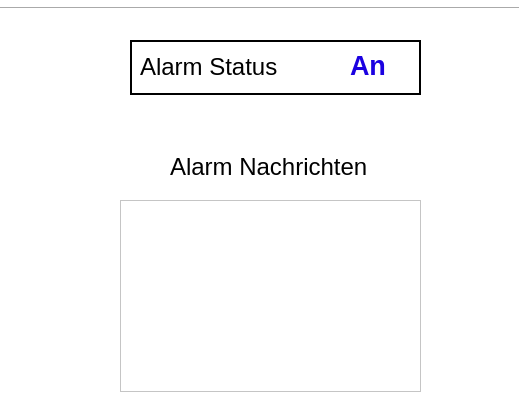
<?xml version="1.0" encoding="UTF-8"?>
<ui version="4.0">
 <class>alarm_window</class>
 <widget class="QDialog" name="alarm_window">
  <property name="geometry">
   <rect>
    <x>0</x>
    <y>0</y>
    <width>519</width>
    <height>414</height>
   </rect>
  </property>
  <property name="windowTitle">
   <string>Dialog</string>
  </property>
  <property name="styleSheet">
   <string notr="true">background-color:
rgb(255, 255, 255);

color:black;
</string>
  </property>
  <widget class="QTextBrowser" name="textBrowser">
   <property name="geometry">
    <rect>
     <x>120</x>
     <y>200</y>
     <width>301</width>
     <height>192</height>
    </rect>
   </property>
   <property name="styleSheet">
    <string notr="true">color:black;</string>
   </property>
   <property name="html">
    <string>&lt;!DOCTYPE HTML PUBLIC &quot;-//W3C//DTD HTML 4.0//EN&quot; &quot;http://www.w3.org/TR/REC-html40/strict.dtd&quot;&gt;
&lt;html&gt;&lt;head&gt;&lt;meta name=&quot;qrichtext&quot; content=&quot;1&quot; /&gt;&lt;style type=&quot;text/css&quot;&gt;
p, li { white-space: pre-wrap; }
&lt;/style&gt;&lt;/head&gt;&lt;body style=&quot; font-family:'MS Shell Dlg 2'; font-size:8.25pt; font-weight:400; font-style:normal;&quot;&gt;
&lt;p style=&quot;-qt-paragraph-type:empty; margin-top:0px; margin-bottom:0px; margin-left:0px; margin-right:0px; -qt-block-indent:0; text-indent:0px;&quot;&gt;&lt;br /&gt;&lt;/p&gt;&lt;/body&gt;&lt;/html&gt;</string>
   </property>
  </widget>
  <widget class="QLabel" name="nachrichten">
   <property name="geometry">
    <rect>
     <x>170</x>
     <y>140</y>
     <width>201</width>
     <height>55</height>
    </rect>
   </property>
   <property name="minimumSize">
    <size>
     <width>0</width>
     <height>55</height>
    </size>
   </property>
   <property name="maximumSize">
    <size>
     <width>16777215</width>
     <height>55</height>
    </size>
   </property>
   <property name="font">
    <font>
     <pointsize>24</pointsize>
    </font>
   </property>
   <property name="styleSheet">
    <string notr="true">QLabel {
	color:rgb(255,255,255);
	color:black;
}

</string>
   </property>
   <property name="frameShape">
    <enum>QFrame::NoFrame</enum>
   </property>
   <property name="text">
    <string>&lt;html&gt;&lt;head/&gt;&lt;body&gt;&lt;p&gt;&lt;span style=&quot; font-size:18pt;&quot;&gt;Alarm Nachrichten&lt;/span&gt;&lt;/p&gt;&lt;/body&gt;&lt;/html&gt;</string>
   </property>
  </widget>
  <widget class="QLabel" name="status">
   <property name="geometry">
    <rect>
     <x>130</x>
     <y>40</y>
     <width>291</width>
     <height>55</height>
    </rect>
   </property>
   <property name="minimumSize">
    <size>
     <width>0</width>
     <height>55</height>
    </size>
   </property>
   <property name="maximumSize">
    <size>
     <width>16777215</width>
     <height>55</height>
    </size>
   </property>
   <property name="font">
    <font>
     <pointsize>24</pointsize>
    </font>
   </property>
   <property name="styleSheet">
    <string notr="true">QLabel {
	color:rgb(255,255,255);
	color:black;
}</string>
   </property>
   <property name="frameShape">
    <enum>QFrame::WinPanel</enum>
   </property>
   <property name="frameShadow">
    <enum>QFrame::Plain</enum>
   </property>
   <property name="text">
    <string>&lt;html&gt;&lt;head/&gt;&lt;body&gt;&lt;p&gt;&lt;span style=&quot; font-size:18pt;&quot;&gt;Alarm Status&lt;/span&gt;&lt;/p&gt;&lt;/body&gt;&lt;/html&gt;</string>
   </property>
  </widget>
  <widget class="QLabel" name="alarm_status">
   <property name="geometry">
    <rect>
     <x>350</x>
     <y>50</y>
     <width>61</width>
     <height>31</height>
    </rect>
   </property>
   <property name="styleSheet">
    <string notr="true">	color:rgb(0, 0, 0);
	font-family:&quot;Calibri&quot;;
	font-size: 30px;</string>
   </property>
   <property name="text">
    <string>&lt;html&gt;&lt;head/&gt;&lt;body&gt;&lt;p&gt;&lt;span style=&quot; font-size:20pt; font-weight:600; color:#1b01e1;&quot;&gt;An&lt;/span&gt;&lt;/p&gt;&lt;/body&gt;&lt;/html&gt;</string>
   </property>
  </widget>
  <widget class="Line" name="line">
   <property name="geometry">
    <rect>
     <x>0</x>
     <y>0</y>
     <width>521</width>
     <height>16</height>
    </rect>
   </property>
   <property name="autoFillBackground">
    <bool>false</bool>
   </property>
   <property name="styleSheet">
    <string notr="true"/>
   </property>
   <property name="midLineWidth">
    <number>0</number>
   </property>
   <property name="orientation">
    <enum>Qt::Horizontal</enum>
   </property>
  </widget>
 </widget>
 <resources/>
 <connections/>
</ui>
